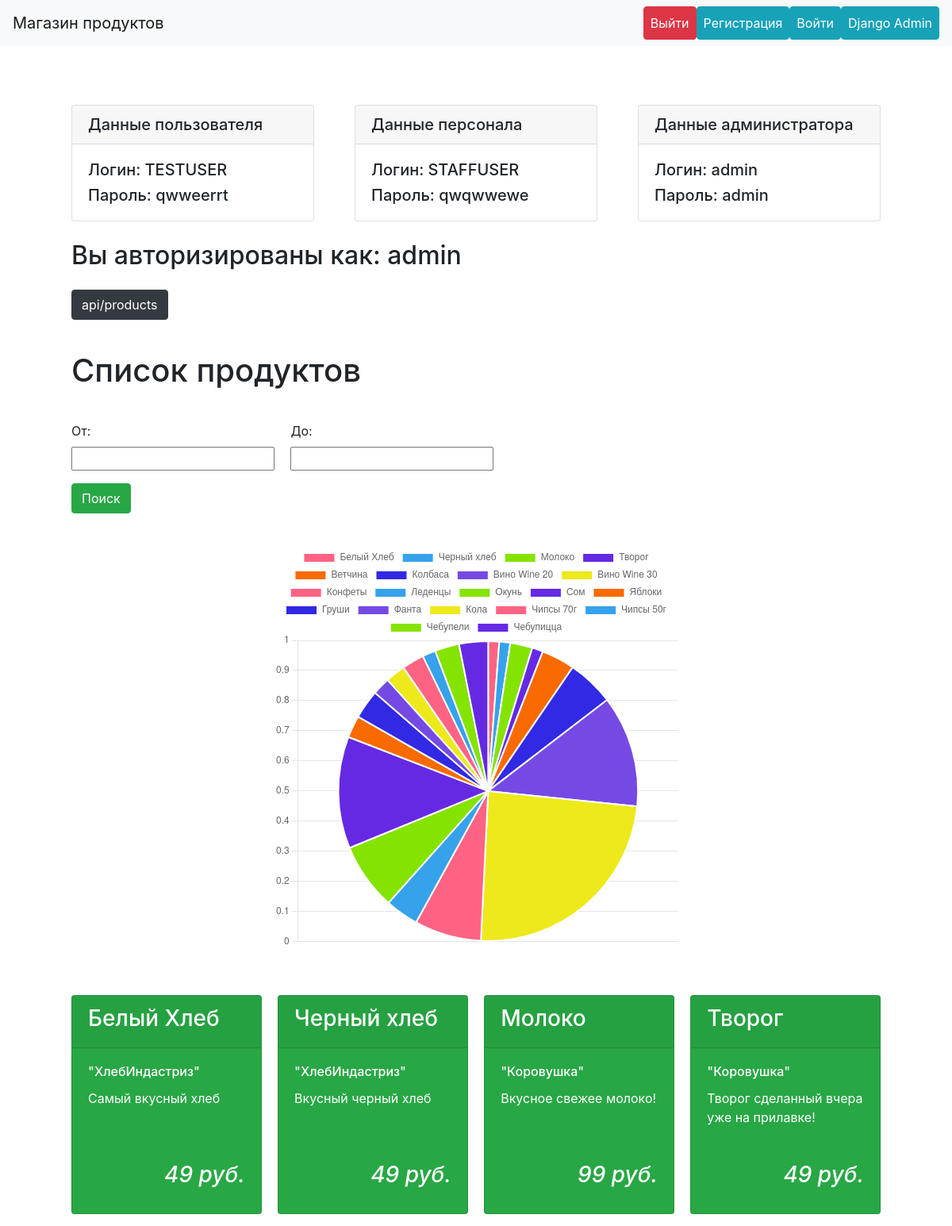
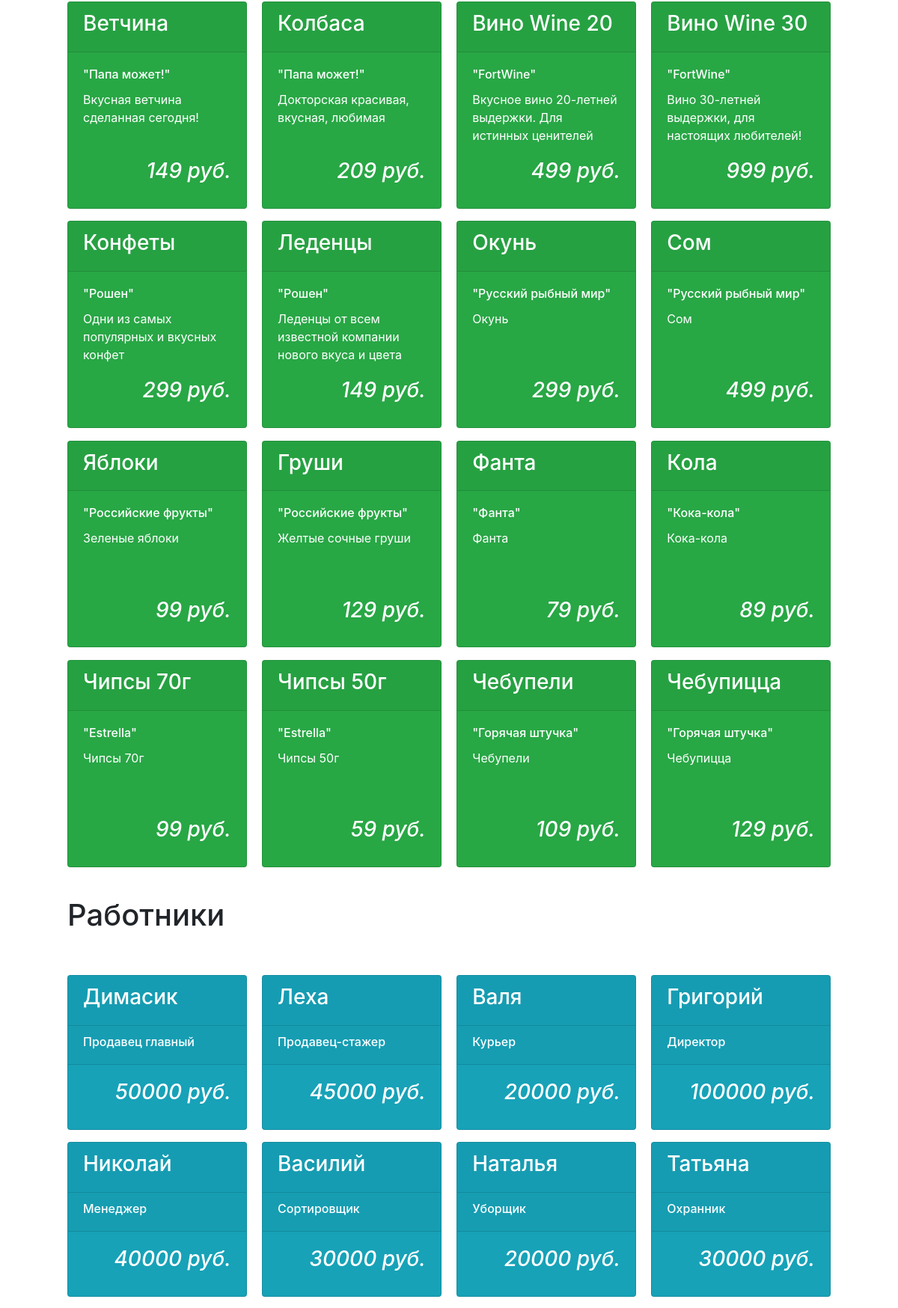
The app's page / (signed in, upper part) with its own data (2 pictures, top to bottom).
### main/models.py (models this page shows, shortened)
class Products(models.Model):
    brand = models.ForeignKey(
        Brand,
        on_delete=models.CASCADE,
        null=True,
        verbose_name='Фирма'
    )
    productGroup = models.ForeignKey(
        ProductGroup,
        on_delete=models.CASCADE,
        null=True,
        verbose_name='Отдел продуктов'
    )
    title = models.CharField('Название', max_length = 60)
    description = models.TextField('Описание товара', blank=True)
    price = models.IntegerField('Цена, руб.', validators=[MinValueValidator(1), MaxValueValidator(9999999)])
    class Meta:
        verbose_name = "Продукт"
        verbose_name_plural = "Продукты"

class Brand(models.Model):
    brand_name = models.CharField('Название фирмы', max_length = 80, unique=True)
    rating = models.IntegerField('Рейтинг(1-10)',validators=[MinValueValidator(1), MaxValueValidator(10)])
    class Meta:
        verbose_name = "Фирма"
        verbose_name_plural = "Фирмы"
    def __str__(self):
        return self.brand_name

class Salerman(models.Model):
    salercode = models.IntegerField('Код работника', validators=[MinValueValidator(1), MaxValueValidator(9999999)])
    salername = models.CharField('ФИО', max_length=250)
    post = models.ForeignKey(
        Post,
        on_delete=models.CASCADE,
        null=True,
        verbose_name='Должность'
    )
    cash = models.IntegerField('Заработная плата, руб.', validators=[MinValueValidator(1), MaxValueValidator(9999999)])
    class Meta:
        verbose_name = "Работник"
        verbose_name_plural = "Работники"

class Post(models.Model):
    postcode = models.IntegerField('Код должности', validators=[MinValueValidator(1), MaxValueValidator(9999)])
    postname = models.CharField('Название должности', max_length=250)
    class Meta:
        verbose_name = "Должность"
        verbose_name_plural = "Должности"
    def __str__(self):
        return self.postname

### main/views.py (the view)
# urls.py: path('', views.index, name=app_name),
def index(request):
    error = ''
    if request.method == 'POST':
        form = ProductForm(request.POST)
        if form.is_valid():
            form.save()
        else:
            error="Форма не валидна"
    products = Products.objects.all()
    workers = Salerman.objects.all()
    formsort = PriceFilterForm(request.GET)
    if formsort.is_valid():
        if formsort.cleaned_data['price_min']:
            products = products.filter(price__gte=formsort.cleaned_data['price_min'])
        if formsort.cleaned_data['price_max']:
            products = products.filter(price__lte=formsort.cleaned_data['price_max'])
    form = ProductForm()
    context = {
        'products': products,
        'formsort': formsort,
        'form': form,
        'error': error,
        'workers': workers
    }
    return render(request, 'main/index.html', context)

### main/forms.py
class PriceFilterForm(forms.Form):
    price_min = forms.IntegerField(label="От", required=False)
    price_max = forms.IntegerField(label="До", required=False)

class ProductForm(ModelForm):
    class Meta:
        model = Products
        fields = ["title", "brand", "productGroup", "description", "price"]
        widgets = {
            "title": TextInput(attrs={
                'id': 'title',
                'class': 'form-control',
                'placeholder': 'Введите название продукта...'
            }),
            "brand": Select(attrs={
                'id': 'brand',
                'class': 'form-control',
                'placeholder': 'Введите название фирмы...'
            }),
            "productGroup": Select(attrs={
                'id': 'productGroup',
                'class': 'form-control',
                'placeholder': 'Выберите отдел продукта...'
            }),
            "description": Textarea(attrs={
                'id': 'description',
                'class': 'form-control',
                'placeholder': 'Введите описание продукта...'
            }),
            "price": NumberInput(attrs={
                'id': 'price',
                'class': 'form-control',
                'placeholder': 'Введите цену...'
            })
        }

### main/models.py (called while the page is built)
    def __str__(self):
        return self.group_name

### main/templates/main/index.html (shortened to what this page needs)
{% load static %}
<!DOCTYPE html>
<html lang="ru">
<head>
    <link rel="stylesheet" href="https://stackpath.bootstrapcdn.com/bootstrap/4.5.2/css/bootstrap.min.css">
    <link rel="stylesheet" type="text/css" href="{% static 'css/index.css' %}">
<body>
    <nav class="navbar navbar-expand-lg navbar-light bg-light">
        <a class="navbar-brand" href="#">Магазин продуктов</a>
        <div class="collapse navbar-collapse justify-content-end" id="navbarNavAltMarkup">
          <div class="navbar-nav">
            {% if user.is_authenticated %}
            <a class="nav-btn nav-item nav-link btn btn-danger" href="./admin/logout">Выйти</a>
            {% endif %}
            <a class="nav-btn nav-item nav-link btn btn-info" href="./register">Регистрация</a>
            <a class="nav-btn nav-item nav-link btn btn-info" href="./accounts/login">Войти</a>
            <a class="nav-btn nav-item nav-link btn btn-info" href="./admin">Django Admin</a>
          </div>
        </div>
    </nav>
    <div class="content">
        <div class="card-deck info">
            <div class="card">
                <h5 class="card-header">Данные пользователя</h5>
                <div class="card-body">
                    <h5 class="card-text">Логин: TESTUSER</h5>
                    <h5 class="card-text">Пароль: qwweerrt</h5>
                </div>
            </div>
            <div class="card">
                <h5 class="card-header">Данные персонала</h5>
                <div class="card-body">
                    <h5 class="card-text">Логин: STAFFUSER</h5>
                    <h5 class="card-text">Пароль: qwqwwewe</h5>
                </div>
            </div>
            <div class="card">
                <h5 class="card-header">Данные администратора</h5>
                <div class="card-body">
                    <h5 class="card-text">Логин: admin</h5>
                    <h5 class="card-text">Пароль: admin</h5>
                </div>
            </div>
        </div>
    {% if user.is_authenticated %}
        <h2 class="mg-3vh auth-user">Вы авторизированы как: {{user.username}}</h2>
        {% if user.is_superuser %}
        <a class="btn btn btn-dark mt-3 api" href="./api/products">api/products</a>
        {% endif %}
        <div class="mg-5vh">
            <h1 >Список продуктов</h1>
            <div class="filter">
                <form action="" method="get">
                    <div class="mg-5vh card-grid">
                        {{formsort.as_p}}
                    </div>
                    <input type="submit" value="Поиск" class="btn btn-success">
                </form>
            </div>
            <div class="chart-products m-auto">
            <canvas id="myChart"></canvas>
            <script>
            var ctx = document.getElementById('myChart').getContext('2d');
            var myChart = new Chart(ctx, {
                type: 'pie',
                data: {
                    labels: [{% for el in products %}'{{el.title}}',{% endfor %}],
                    datasets: [{
                        label: 'My First Dataset',
                        data: [{% for el in products %}{{el.price}},{% endfor %}],
                        backgroundColor: [
                        'rgb(255, 99, 132)',
                        'rgb(54, 162, 235)',
                        'rgb(133, 227, 0)',
                        'rgb(101, 41, 228)',
                        'rgb(249, 107, 0)',
                        'rgb(49, 41, 228)',
                        'rgb(117, 74, 228)',
                        'rgb(238, 233, 27)'
                        ],
                        hoverOffset: 4
                    }]
                },
                options: {
                    scales: {
                        y: {
                            beginAtZero: true
                        }
                    }
                }
            });
            </script>
            </div>
            <div class="mg-5vh card-grid">
                {% for el in products %}
                    <div class="card text-white bg-success">
                        <div class="card-header"><h3>{{ el.title }}</h3></div>
                        <div class="card-body card-grid-content">
                            <h6 class="card-title">{{ el.brand }}</h6>
                            <p class="card-text">{{ el.description }}</p>
                            <h3 class="card-title text-right font-italic">{{ el.price }} руб.</h3>
                        </div>
                    </div>
                {% endfor %}
            </div>
        </div>
        {% if user.is_superuser %}
        <div class="mg-5vh">
            <h1>Работники</h1>
            <div class="mg-5vh card-grid">
                {% for el in workers %}
                    <div class="card text-white bg-info">
                        <div class="card-header"><h3>{{ el.salername }}</h3></div>
                        <div class="card-header"><h6>{{ el.post }}</h6></div>
                        <div class="card-body card-grid-content">
                            <h3 class="card-title text-right font-italic">{{ el.cash }} руб.</h3>
                        </div>
                    </div>
                {% endfor %}
            </div>
        </div>
        {% endif %}
    {% else %}
    <h2 class="mg-3vh">Вы не авторизированы.</h2>
    {% endif %}
    </div>
</body>
</html>

### main/static/css/index.css (style rules this page uses)
.info { -ms-grid-columns: 1fr 2% 1fr 2% 1fr; grid-template-columns: repeat(3, 1fr); -webkit-column-gap: 2%; -moz-column-gap: 2%; column-gap: 2%; }
.content { width: 85%; margin: auto; }
.chart-products { margin-top: 5vh !important; width: 50%; }
.card-grid { display: -ms-grid; display: grid; -ms-grid-columns: 1fr 2% 1fr 2% 1fr 2% 1fr; grid-template-columns: repeat(4, 1fr); -webkit-column-gap: 2%; -moz-column-gap: 2%; column-gap: 2%; }
.card-grid-content { display: -ms-grid; display: grid; -ms-grid-rows: auto 2fr 1fr; grid-template-rows: auto 2fr 1fr; }
.card { margin-top: 7%; }
.mg-3vh { margin-top: 3vh; }
.mg-5vh { margin-top: 5vh; }
.nav-btn { color: white !important; }

### records on screen
Products: title "Белый Хлеб", brand "\"ХлебИндастриз\"", description "Самый вкусный хлеб", price "49"
Products: title "Черный хлеб", brand "\"ХлебИндастриз\"", description "Вкусный черный хлеб", price "49"
Products: title "Молоко", brand "\"Коровушка\"", description "Вкусное свежее молоко!", price "99"
Products: title "Творог", brand "\"Коровушка\"", description "Творог сделанный вчера уже на прилавке!", price "49"
Products: title "Ветчина", brand "\"Папа может!\"", description "Вкусная ветчина сделанная сегодня!", price "149"
Products: title "Колбаса", brand "\"Папа может!\"", description "Докторская красивая, вкусная, любимая", price "209"
Products: title "Вино Wine 20", brand "\"FortWine\"", description "Вкусное вино 20-летней выдержки. Для истинных ценителей", price "499"
Products: title "Вино Wine 30", brand "\"FortWine\"", description "Вино 30-летней выдержки, для настоящих любителей!", price "999"
Products: title "Конфеты", brand "\"Рошен\"", description "Одни из самых популярных и вкусных конфет", price "299"
Products: title "Леденцы", brand "\"Рошен\"", description "Леденцы от всем известной компании нового вкуса и цвета", price "149"
Products: title "Окунь", brand "\"Русский рыбный мир\"", description "Окунь", price "299"
Products: title "Сом", brand "\"Русский рыбный мир\"", description "Сом", price "499"
Products: title "Яблоки", brand "\"Российские фрукты\"", description "Зеленые яблоки", price "99"
Products: title "Груши", brand "\"Российские фрукты\"", description "Желтые сочные груши", price "129"
Products: title "Фанта", brand "\"Фанта\"", description "Фанта", price "79"
Products: title "Кола", brand "\"Кока-кола\"", description "Кока-кола", price "89"
Products: title "Чипсы 70г", brand "\"Estrella\"", description "Чипсы 70г", price "99"
Products: title "Чипсы 50г", brand "\"Estrella\"", description "Чипсы 50г", price "59"
Products: title "Чебупели", brand "\"Горячая штучка\"", description "Чебупели", price "109"
Products: title "Чебупицца", brand "\"Горячая штучка\"", description "Чебупицца", price "129"
Salerman: salername "Димасик", post "Продавец главный", cash "50000"
Salerman: salername "Леха", post "Продавец-стажер", cash "45000"
Salerman: salername "Валя", post "Курьер", cash "20000"
Salerman: salername "Григорий", post "Директор", cash "100000"
Salerman: salername "Николай", post "Менеджер", cash "40000"
Salerman: salername "Василий", post "Сортировщик", cash "30000"
Salerman: salername "Наталья", post "Уборщик", cash "20000"
Salerman: salername "Татьяна", post "Охранник", cash "30000"

### other values on screen
{{ user.username }} "admin"
chart data {{ el.title }} Белый Хлеб, Черный хлеб, Молоко, Творог, Ветчина, Колбаса, Вино Wine 20, Вино Wine 30, Конфеты, Леденцы, Окунь, Сом, Яблоки, Груши, Фанта, Кола, Чипсы 70г, Чипсы 50г, Чебупели, Чебупицца
chart data {{ el.price }} 49, 49, 99, 49, 149, 209, 499, 999, 299, 149, 299, 499, 99, 129, 79, 89, 99, 59, 109, 129
